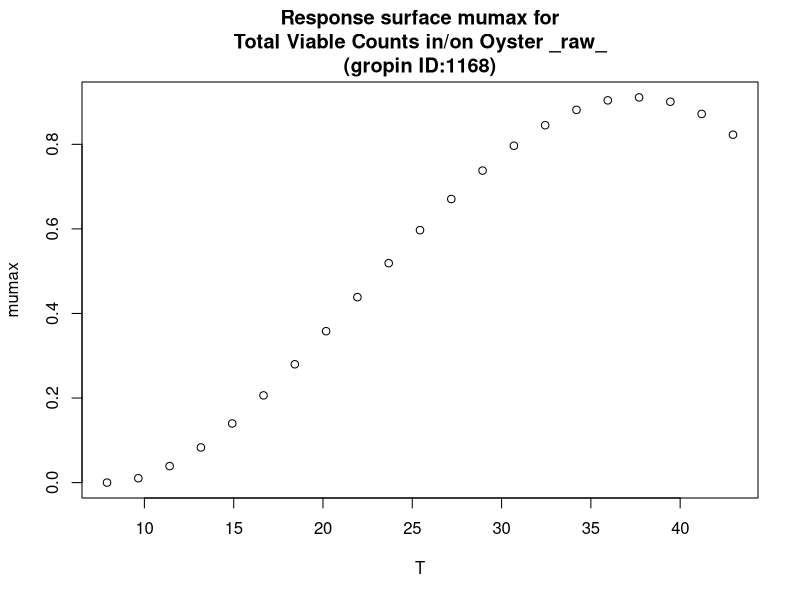

The R script that drew this image:
#############################
# start of Parameter script
#############################
T <- seq(7.9079,42.957042957043,length.out=21)
#############################
# end of Parameter script
#############################
############################# 
# start of Model script Gropin ID 1168 
#############################
 
# constant coefficients for this model
 
variables <- data.frame(T)
argumentsPar <- expand.grid(variables)
 
# heart of the model
response_surface <- function(T) {
   mumax <-(0.911*(T-53.69)*((T-7.90)^2))/(((37.56-7.90)*(T-37.56)-(37.56-53.69)*(37.56+7.90-2*T))*(37.56-7.90))

return(mumax=mumax)
} 

# output parameters
responseSurface <- cbind(argumentsPar,response_surface(argumentsPar['T']))
colnames(responseSurface) <- c(colnames(argumentsPar),'mumax')
#############################
# End of Model script
#############################
############################# 
# start of Visualisation script Gropin ID 1168 
#############################
plot(T,responseSurface$'mumax',xlab='T',
                          ylab='mumax',main='Response surface mumax for
Total Viable Counts in/on Oyster _raw_
(gropin ID:1168)')
#############################
# End of Visualisation script
#############################
